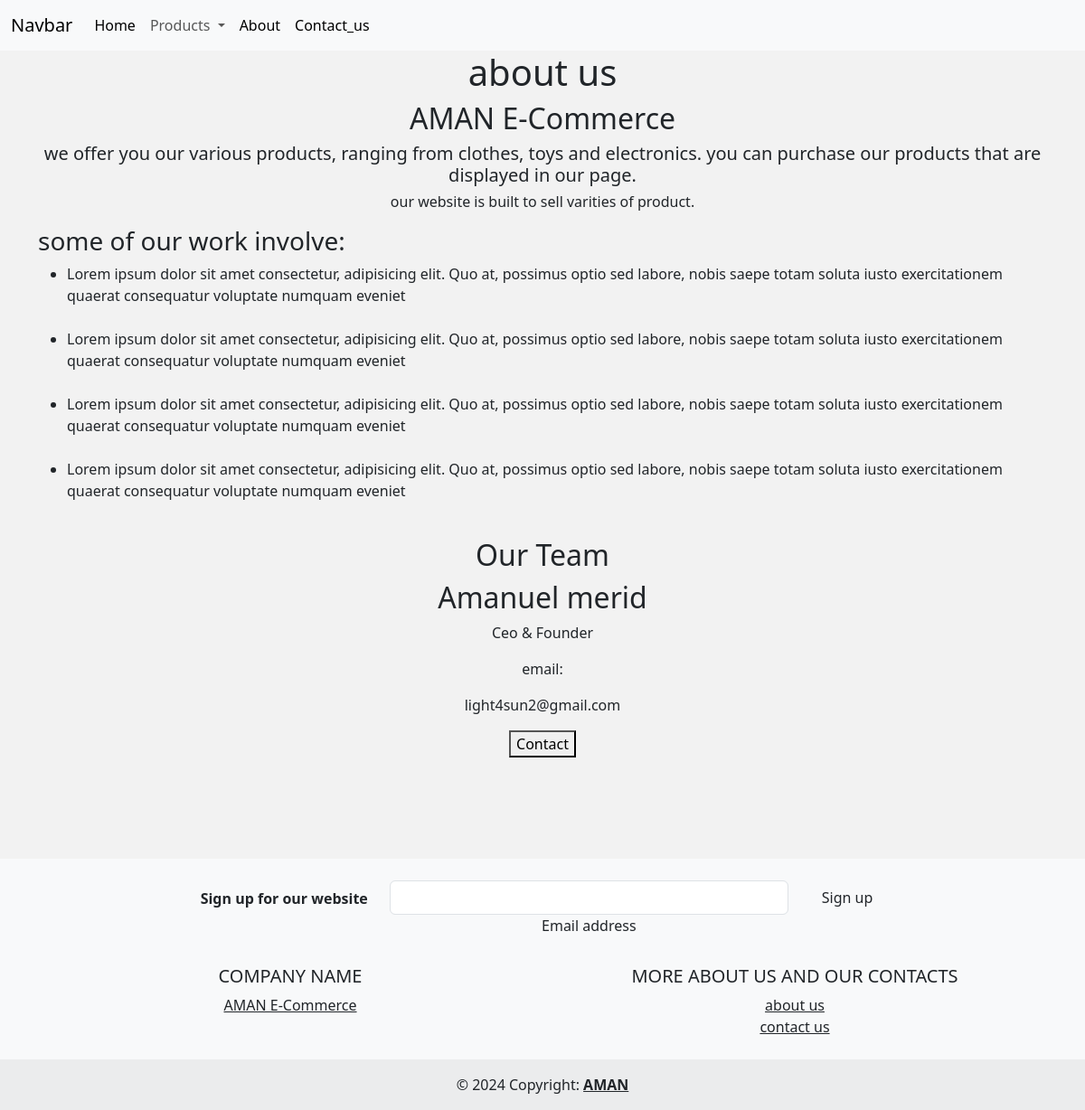
The page /about/ on the database its author committed.
### commerce/models.py (models this page shows, shortened)
class CompanyInformation(models.Model):
    name = models.CharField(max_length=100)
    description = models.TextField()

### commerce/views.py (the view)
# urls.py: path('about/', about, name= 'about'),
def about(requests):
    info = CompanyInformation.objects.all().first()
    products = Product.objects.all()
    data = {
        'info':info,
        'products':products
    }
    return render(requests, 'about.html',data)

### commerce/templates/about.html (shortened to what this page needs)
<!DOCTYPE html>
<html lang="en">
  <head>
    <link
      href="https://cdn.jsdelivr.net/npm/bootstrap@5.3.2/dist/css/bootstrap.min.css"
      rel="stylesheet"
    />
  </head>
  <body   style="background-color: rgba(0, 0, 0, 0.05);">
  {% include "header.html" %}
    <main class="container">
      <h1 Align="center" >about us</h1>
      <div class="about-section" >
        <h2 Align="center">
          {{info.name}}
      </h2>
      <h5 Align="center">
        {{info.description}}
    </h5>
          <h6 Align="center">
              our website is built to sell varities of product.
          </h6>
          <p>
              <h3>some of our work involve: </h3>
              <ul>
                  <li>
                      Lorem ipsum dolor sit amet consectetur, adipisicing elit. Quo at, possimus optio sed labore,
                      nobis saepe totam soluta iusto exercitationem quaerat consequatur voluptate numquam eveniet
                  </li>
                  <br>
                  <li>
                      Lorem ipsum dolor sit amet consectetur, adipisicing elit. Quo at, possimus optio sed labore,
                      nobis saepe totam soluta iusto exercitationem quaerat consequatur voluptate numquam eveniet
                  </li>
                  <br>
                  <li>
                      Lorem ipsum dolor sit amet consectetur, adipisicing elit. Quo at, possimus optio sed labore,
                      nobis saepe totam soluta iusto exercitationem quaerat consequatur voluptate numquam eveniet
                  </li>
                  <br>
                  <li>
                      Lorem ipsum dolor sit amet consectetur, adipisicing elit. Quo at, possimus optio sed labore,
                      nobis saepe totam soluta iusto exercitationem quaerat consequatur voluptate numquam eveniet
                  </li>
                  <br>
              </ul>
          </p>
        </div>
           <h2 style="text-align:center">Our Team</h2>
        <section Align ='center'>
        <div class="row">
          <div class="column">
              <div class="container">
                <h2>Amanuel merid</h2>
                <p class="title">Ceo & Founder</p>
                <p>email:</p>
                <p>light4sun2@gmail.com</p>
                <p> <a href="contact us.html"><button class="button">Contact</button></a></p>
              </div>
            </div>
          </div>
      </section>
      <br>
    </main>
<br>
<br>
<br>
{% include "footer.html" %}
  </body>
</html>

### commerce/templates/footer.html
<footer class="bg-body-tertiary text-center" style="background-color: rgba(0, 0, 0, 0.05);">
    <div class="container p-4">
      <section class="">
        <form action="">
          <div class="row d-flex justify-content-center">
            <div class="col-auto">
              <p class="pt-2">
                <strong>Sign up for our website</strong>
              </p>
            </div>
            <div class="col-md-5 col-12">
              <div data-mdb-input-init class="form-outline mb-4">
                <input type="email" id="form5Example24" class="form-control" />
                <label class="form-label" for="form5Example24">Email address</label>
              </div>
            </div>
            <div class="col-auto">
              <button data-mdb-ripple-init type="submit" class="btn btn-outline mb-4">
                Sign up
              </button>
            </div>
          </div>
        </form>
      </section>
      <section class="">
        <div class="row">
          <div class="col-lg-6 col-md-6 mb-6 mb-md-0">
            <h5 class="text-uppercase">Company name</h5>
            <ul class="list-unstyled mb-0">
              <li>
                <a class="text-body" href="#">{{info.name}}</a>
              </li>
            </ul>
          </div>
          <div class="col-lg-6 col-md-6 mb-6 mb-md-0">
            <h5 class="text-uppercase">more about us and our contacts</h5>
            <ul class="list-unstyled mb-0">
              <li>
                <a class="text-body" href="{% url 'about' %}">about us</a>
              </li>
              <li>
                <a class="text-body" href="{% url 'contact' %}">contact us</a>
              </li>
            </ul>
          </div>
        </div>
      </section>
    </div>
    <div class="text-center p-3" style="background-color: rgba(0, 0, 0, 0.05);">
      © 2024 Copyright:
      <a class="text-reset fw-bold" href="#">AMAN</a>
    </div>
  </footer>

### rows shown on the page
CompanyInformation: name "AMAN E-Commerce", description "we offer you our various products, ranging from clothes, toys and electronics. you can purchase our products that are displayed in our page."
